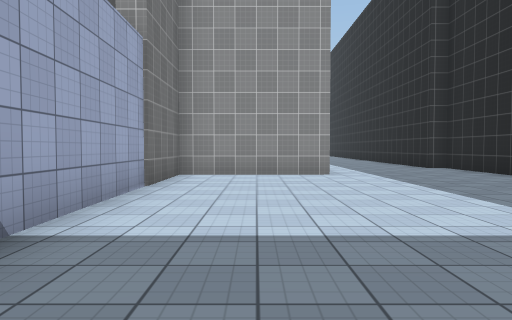
view 1 (above)

24 first-person views from a walk through a Unity game level. The camera is 1.3 m above the floor, tilts 2° down and sees 70° across. The floor is counted in squares, 2 m on a side. Each view is taken from the middle of a square. On the plan, view 1 faces up. The plan holds only what a view shows up to about 11 squares ahead; the rest is blank. The place goes on beyond the plan. Surface patterns are stand-ins for the level's own textures.

view 2
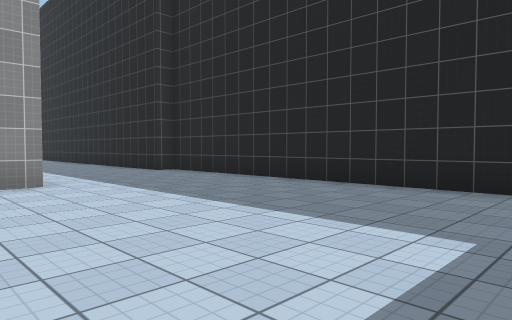

view 3
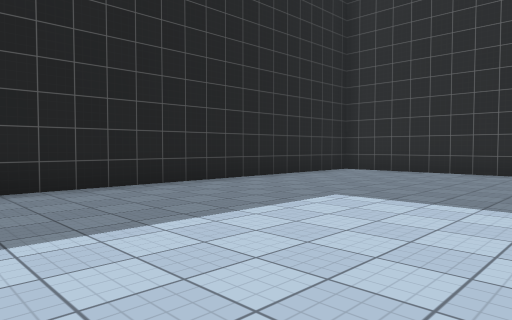

view 4
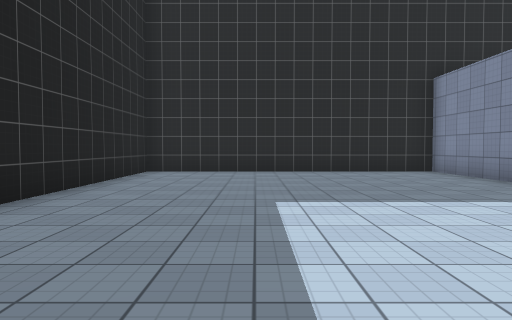

view 5
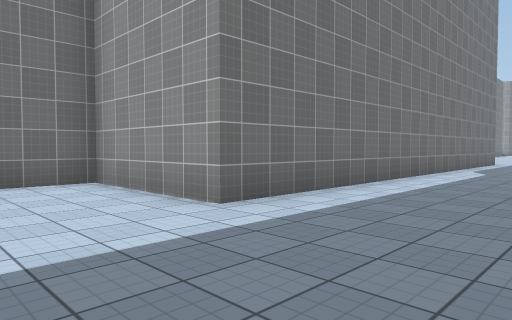

view 6
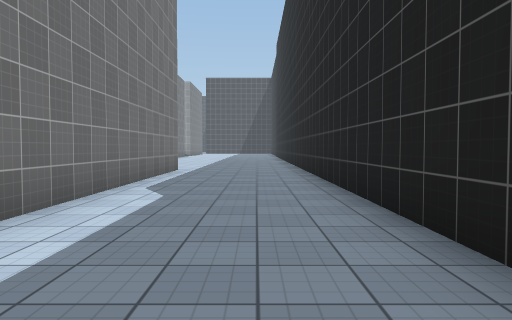

view 7
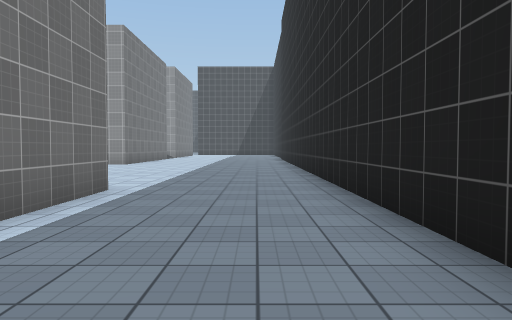

view 8
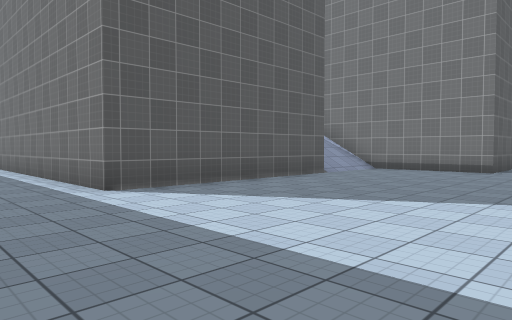

view 9
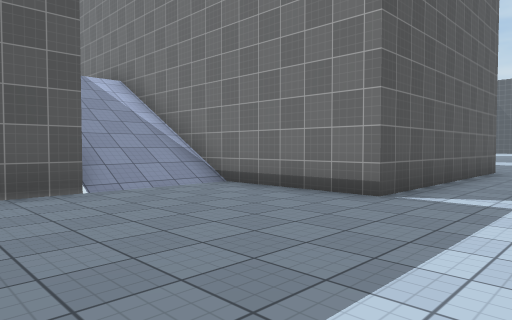

view 10
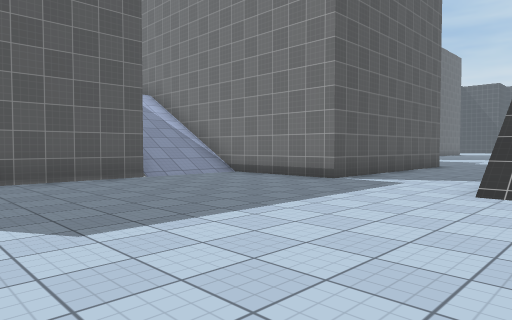

view 11
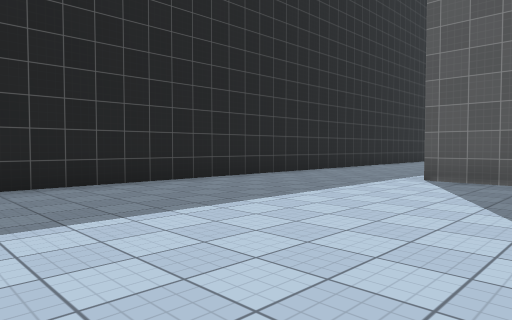

view 12
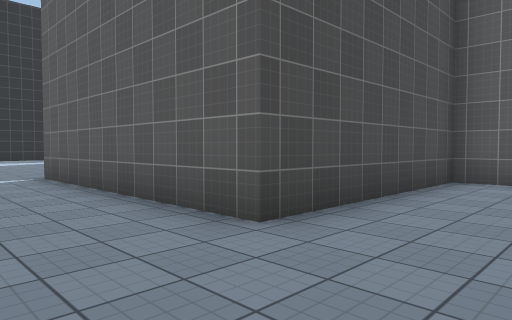

view 13
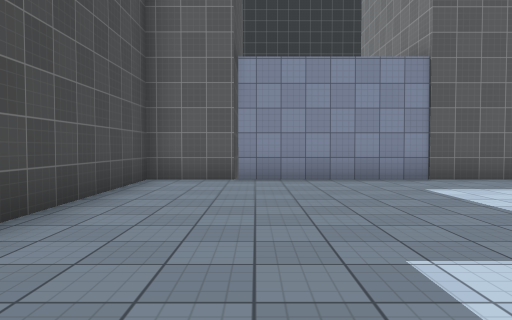

view 14
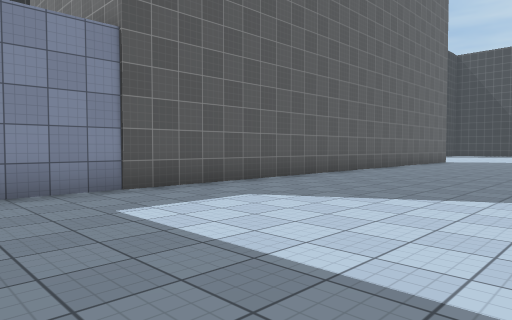

view 15
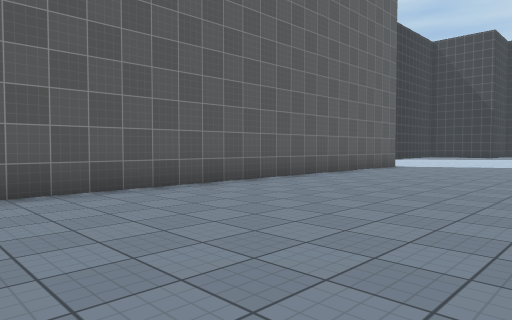

view 16
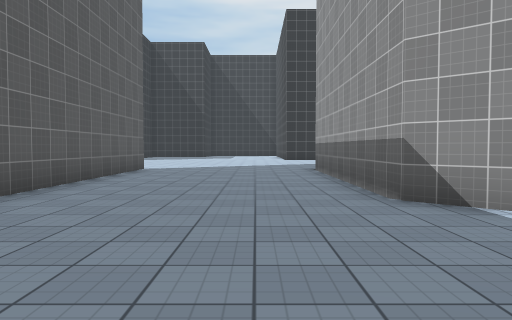

view 17
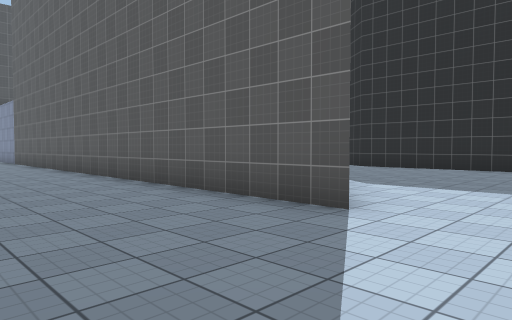

view 18
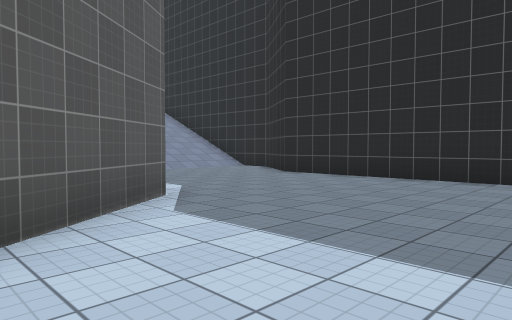

view 19
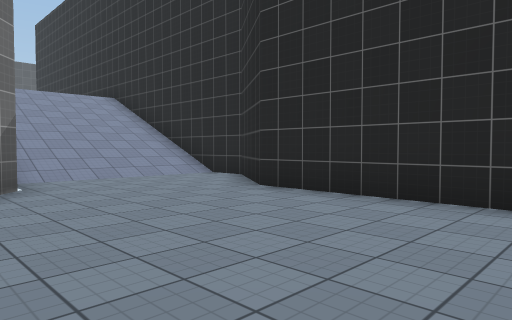

view 20
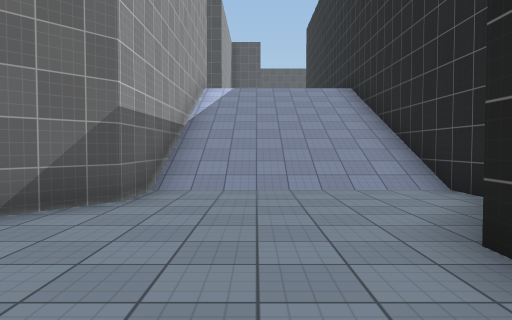

view 21
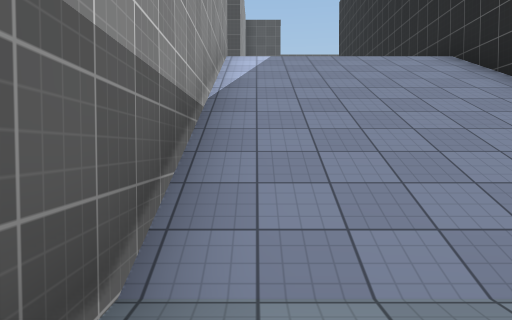

view 22
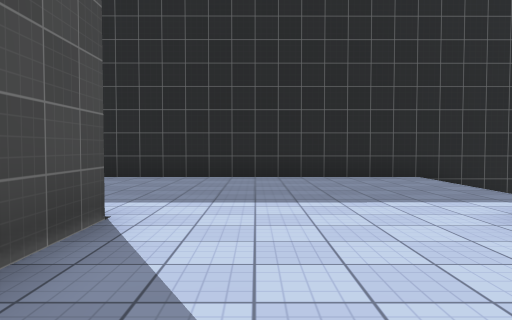

view 23
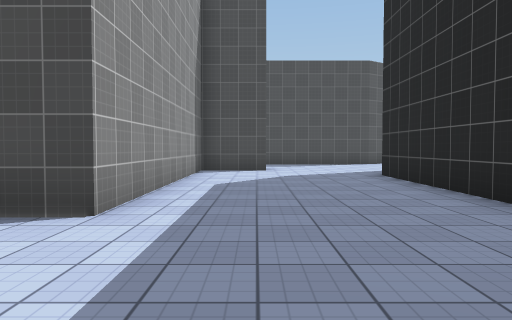

view 24
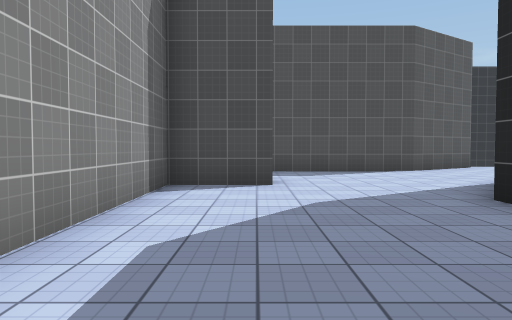

### Floor plan
Key: @ floor where view 1 was taken; # wall or solid block; . main floor; : floor 5 m higher than the main floor; / step, stairs or slope.
Columns run from 35 left of view 1 to 6 right of it. Each row starts with its distance up from view 1.
 29                                 ......
 28                             //...........#
 27                     .... ................#
 26         ##         ......................#
 25   #######...... .........................#
 24   .....................######............#
 23 .......................#    #............#
 22 .......................#    #............#
 21 .......................#    #//######....#
 20 ...#...................#    #//     #....#
 19 ...##############    ###    #//     #....#
 18 ....##          #  : #      #//     #....#
 17 ....##          # :::#      #//     #....#
 16 ......  #       #::::#      #       #....#
 15  .......#########::::########       #....#
 14  .........//////::::::::::::#       #....#
 13  .........//////::::::::::::#: #    #....#
 12  .........//////:::::::::::::::#    #....#
 11  #######..//////:::::::::::::::#    #....#
 10        ###################:::::#    #....#
  9                             :::######....#
  8                             ::::##.......#
  7                               ::##.......#
  6                                 :/.......#
  5                                  /.......#
  4                                  /.......#
  3                                  /.......#
  2                                  /.......#
  1                                   .......#
  0                                  :.@.....#
 -1                                  :.......#
 -2                                  :.......#
 -3                                ###########

Positions as (right, up) in squares from view 1, and headings:
1: (0, 0), facing up
2: (0, 2), facing up-right
3: (0, 7), facing down-right
4: (3, 7), facing down
5: (5, 6), facing up-left
6: (4, 11), facing up
7: (4, 16), facing up
8: (4, 27), facing down-left
9: (-2, 27), facing down-left
10: (0, 29), facing down-left
11: (-1, 29), facing down-right
12: (-15, 27), facing down-right
13: (-15, 27), facing down
14: (-16, 25), facing down-left
15: (-21, 25), facing down-left
16: (-22, 23), facing left
17: (-35, 23), facing down-right
18: (-35, 19), facing down-right
19: (-33, 16), facing down-right
20: (-31, 13), facing right
21: (-27, 14), facing right
22: (-16, 18), facing down
23: (-18, 13), facing right
24: (-14, 13), facing right
